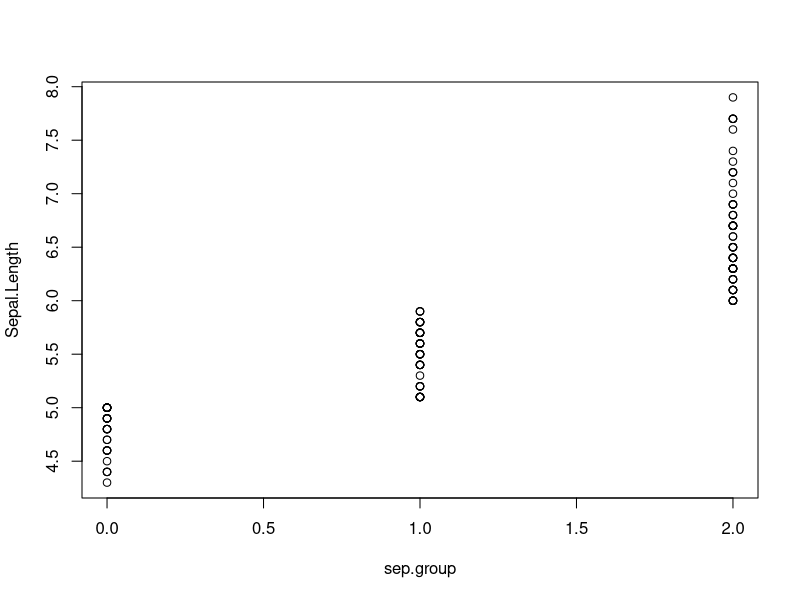
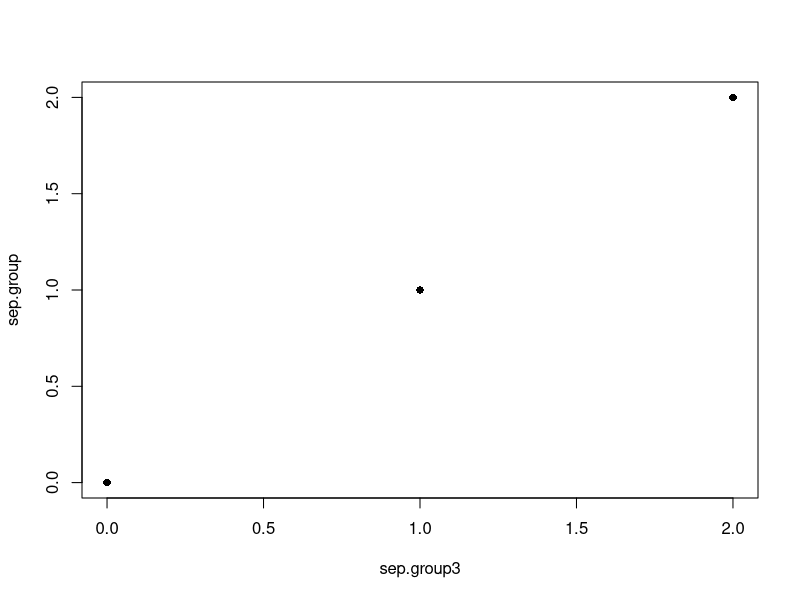
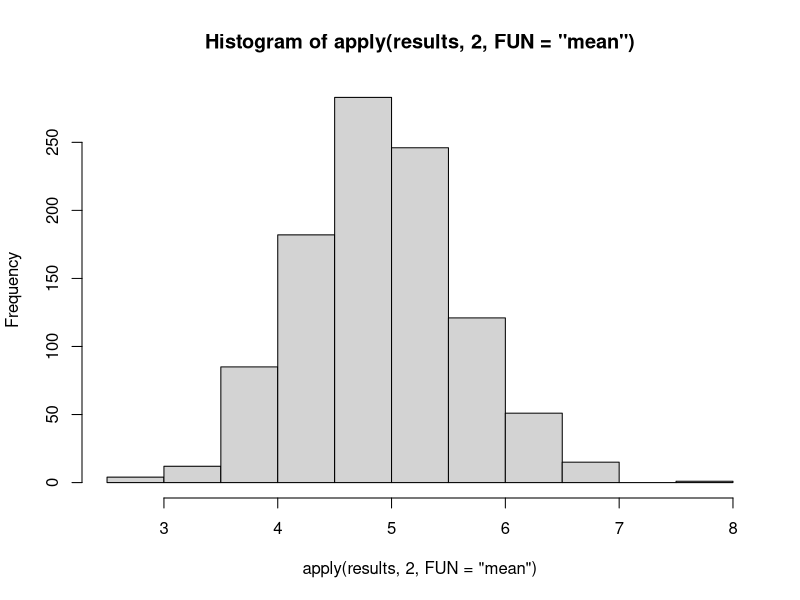

R code for these plots, in order:

######################
# avoiding loops in R
######################

# now that you know how to loop, you may be tempted to use them all the time
# today we'll practice not using them

# here's an example of what I mean:

head(iris) # suppose we want a new column that categorizes by sepal length
summary(iris$Sepal.Length) 

iris$sep.group <- 0
for (i in 1:length(iris$Sepal.Length)){
	if(iris$Sepal.Length[i] > 5 & iris$Sepal.Length[i] < 6){
		iris$sep.group[i] <- 1
	}
	if(iris$Sepal.Length[i] >= 6){
		iris$sep.group[i] <- 2
	}
}
head(iris)
plot(Sepal.Length~sep.group,iris)

# this works, but it's long and ugly, with a high probability of mistakes
# also if we had a lot of data it would be very slow

##########
# ifelse
##########

# ifelse() can do this in a vectorized way:

iris$sep.group2 <- ifelse(iris$Sepal.Length > 6, 1, 0)
help(ifelse)

# what if we want 3 groups? We can use nested ifelse() statements:

iris$sep.group3 <- ifelse(iris$Sepal.Length > 5 & iris$Sepal.Length < 6, 1,
					ifelse(iris$Sepal.Length >= 6, 2, 0))
					
# separated onto 2 lines for ease of reading only
# we can see this gives the same result as the loop above:
plot(sep.group~sep.group3, iris, pch=16)

# you can nest as many ifelses as you want, but be careful about your final category - it assigns the last value to whatever values are left over that didn't meet any condition (including if a value is NA)

# other ways ifelse() can be useful:

### to create a column with group/category means:
iris$meansep.byspecies <- ifelse(iris$Species=='virginica',  
               mean(iris$Sepal.Length[iris$Species=='virginica'], na.rm=TRUE),
               ifelse(iris$Species=='versicolor',
               mean(iris$Sepal.Length[iris$Species=='versicolor'], na.rm=TRUE),
               mean(iris$Sepal.Length[iris$Species=='setosa'], na.rm=TRUE)))

### to recode missing values:
iris$Sepal.Width[c(2,4,5)] <- NA # first we create them, since iris has no NAs
head(iris)

iris$sep.w2 <- ifelse(is.na(iris$Sepal.Width),
                      9999, 
                      iris$Sepal.Width)
head(iris)

### create a column that combines values from two others, depending on some condition:
iris$flowerID <- 1:length(iris[,1]) # first let's create an ID# for each flower
tail(iris)

iris$ID.long <- ifelse(iris$flowerID < 10, 
                paste(iris$Species, "-00", iris$flowerID, sep=""),
                ifelse(iris$flowerID < 100,
                paste(iris$Species, "-0", iris$flowerID, sep=""),
                paste(iris$Species, "-", iris$flowerID, sep="")))
head(iris);tail(iris)

# they apply family of functions is another useful set of tools for avoiding writing loops

##########
# 1. apply
##########

help(apply)
# what are these margins? either rows (1), columns (2) or both (1:2). By both, we mean apply the function to each individual value

# create a matrix of 10 rows x 2 columns
(m <- matrix(c(1:10, 11:20), nrow = 10, ncol = 2))
# mean of the rows
apply(m, 1, mean)
# mean of the columns
apply(m, 2, mean)
# divide all values by 2
apply(m, 1:2, function(x) x/2) # rows and columns

# that last example was rather trivial; you could just as easily do:
m/2 

# by the way, apply actually uses a loop internally
# let's do a comparison:
N <- 10000
x1 <- runif(N)
x2 <- runif(N)
(d <- as.data.frame(cbind(x1, x2))) # suppose we want row means

# the explicit loop
system.time(
for(loop in 1:length(d[,1])) {
	d$mean1[loop] <- mean(c(d[loop,1], d[loop,2]))
}
)
# takes just over 1 second

# now we'll use apply to do the same thing
system.time(d$mean2 <- apply(d, 1, mean)) 
# using apply to get the row means takes < 0.1 seconds

# now let's try the fully vecotrized rowMeans() function:
system.time(d$mean3 <- rowMeans(d[,1:2]))
# fastest at < 0.001 seconds

head(d)

# while we're timing things, let's compare initializing vs. growing a vector:

start <- Sys.time()
x <- c()
for(i in 1:100000){
	x = c(x,i)
}
Sys.time() - start # takes >20 seconds

start <- Sys.time()
x <- rep(1,100000)
for(i in 2:100000){
	x[i] <- x[i-1]+1
}
Sys.time() - start # down to <0.20 seconds.  

start <- Sys.time()
z <- 1:100000
Sys.time() - start 

# moving on to the other functions in the apply family...

##########
# 2. by
##########

help(by)

# read a little further: “a data frame is split by row into data frames subsetted by the values of one or more factors, and function ‘FUN’ is applied to each subset in turn.”
# so, we use by() where factors are involved.

# get the mean of the first 4 flower measurements, by species
by(iris[, 1:4], iris$Species, colMeans)
# so by provides a way to split your data by factors and do calculations on each subset. It returns an object of class “by”

##########
# 3. tapply
##########

help(tapply)
# sounds complicated, but it's not
# usage is “tapply(X, INDEX, FUN = NULL, …, simplify = TRUE)”, where X is “an atomic object, typically a vector” and INDEX is “a list of one or more factors, each of same length as X”

# so to go back to the iris data, “Species” might be a factor and “iris$Petal.Width” would give us a vector of values. We could then run something like:

tapply(iris$Petal.Length, iris$Species, mean)

# compare to:
by(iris$Petal.Length, iris$Species, mean)

# difference is that by() adds some things to the output

##########
# 4. eapply
##########

help(eapply)

# this one is a little trickier, since you need to know something about environments in R. An environment is a self-contained object with its own variables and functions
# for example, let's create an environment:
e <- new.env()

# two environment variables, a and b
(e$a <- 1:10)
(e$b <- 11:20)

# mean of the variables
eapply(e, mean)

# I don’t create my own environments, but they’re commonly used by R packages such as Bioconductor so it’s good to know how to handle them

##########
# 5. lapply
##########

help(lapply)

# so lapply returns a list. An example:
# create a list with 2 elements
(l <- list(a = 1:10, b = 11:20))

# the mean of the values in each element
lapply(l, mean)

# the sum of the values in each element
lapply(l, sum)

# the lapply documentation covers sapply, vapply and replicate. Let’s do that.

	##########
	# 5.1 sapply
	##########

help(lapply)

# so if lapply would have returned a list with elements $a and $b, sapply will return either a vector, with elements [[‘a’]] and [[‘b’]], or a matrix, with column names “a” and “b”. Returning to our previous simple example:
	
# create a list with 2 elements
(l <- list(a = 1:10, b = 11:20))

# mean of values using sapply
(l.mean <- sapply(l, mean))
# what type of object was returned?
class(l.mean)
# it's a numeric vector, so we can get element "a" like this
l.mean[['a']]

# when does it return a matrix? depends on the function, I guess?

	##########
	# 5.2 vapply
	##########

# a third argument is supplied to vapply, which you can think of as a kind of template for the output. The documentation uses the fivenum function as an example, so let’s go with that.
help(fivenum)

(l <- list(a = 1:10, b = 11:20))

# fivenum of values using vapply
l.fivenum <- vapply(l, fivenum, c("Min"=0, "1st Q"=0, "Median"=0, "3rd Q"=0, "Max"=0))
class(l.fivenum)
# let's see it
l.fivenum

# returned a matrix, where the column names correspond to the original list elements, and the row names to the 3rd argument supplied to vapply

	##########
	# 5.3 replicate
	##########

# the replicate function is very useful. It takes two mandatory arguments: the number of replications, and the function to replicate
# An example – let’s simulate 10 normal distributions, each with 10 observations:

replicate(10, rnorm(10))

# so replicate and apply together make for a convenient way of running a simulation and collecting the results without loops
# e.g.:
results <- data.frame(replicate(1000, rpois(10, 5)))
(apply(results, 2, FUN='mean'))
hist(apply(results, 2, FUN='mean'))

# is there a timing advantage over a loop?

system.time(results <- data.frame(replicate(10000, rpois(10, 5))))

results <- data.frame(matrix(nrow=10, ncol=10000))
system.time(for(i in 1:10000){ results[,i] <- rpois(10, 5)}) # yes.

##########
# 6. mapply
##########

# mapply is a multivariate version of sapply
# mapply applies FUN to the first elements of each argument, the second elements, the third elements, and so on.”

# here’s a simple example example:
(l1 <- list(a = c(1:10), b = c(11:20)))
(l2 <- list(c = c(21:30), d = c(31:40)))

# sum the corresponding elements of l1 and l2
mapply(sum, l1$a, l1$b, l2$c, l2$d)

# here, we sum l1$a[1] + l1$b[1] + l2$c[1] + l2$d[1] (1 + 11 + 21 + 31) to get 64, the first element of the returned list. All the way through to l1$a[10] + l1$b[10] + l2$c[10] + l2$d[10] (10 + 20 + 30 + 40) = 100, the last element.

##########
# 7. rapply
##########

# rapply is a recursive version of lapply
# rapply applies functions to lists in different ways, depending on the arguments supplied
# this is best illustrated by examples:

# let's start with our usual list:
(l <- list(a = 1:10, b = 11:20))

# log2 of each value in the list
rapply(l, log2)

# log2 of each value in each list
rapply(l, log2, how = "list")
 
# what if the function is the mean?
rapply(l, mean)
rapply(l, mean, how = "list")

# so the output of rapply depends on both the function and the how argument. When how = “list” (or “replace”), the original list structure is preserved. Otherwise, the default is to unlist, which results in a vector
# You can also pass a “classes=” argument to rapply. For example, in a mixed list of numeric and character variables, you could specify that the function act only on the numeric values with “classes = numeric”.


#########################
# content from:
# Neil Saunders at https://nsaunders.wordpress.com/2010/08/20/a-brief-introduction-to-apply-in-r/
# http://www.r-bloggers.com/for-loops-and-how-to-avoid-them/



rm(list=ls())

